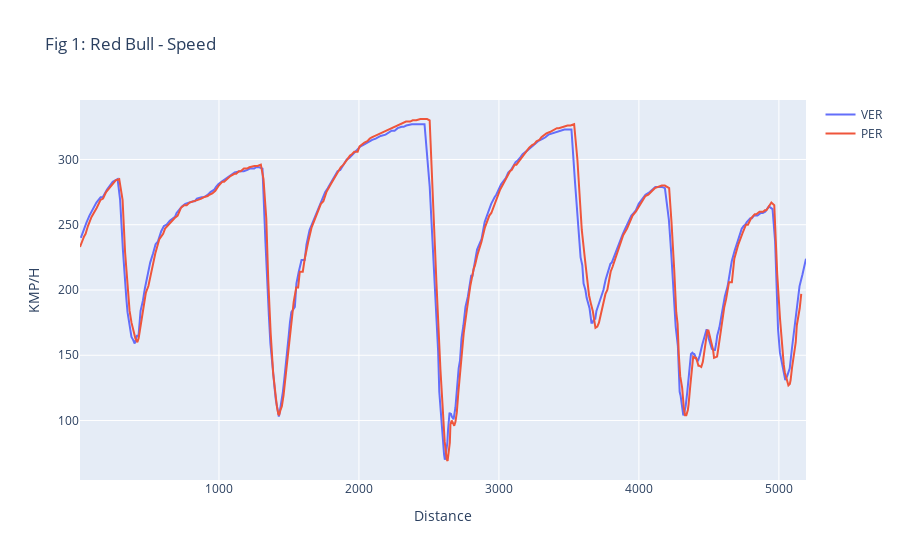

Source (notebook cell):
### Code cell
# Figure 1
fig1  = go.Figure()
fig1.add_trace(go.Scatter(x=VER_q['Distance'],y=VER_q['Speed'],name='VER'))
fig1.add_trace(go.Scatter(x=PER_q['Distance'],y=PER_q['Speed'],name='PER'))
fig1.update_layout(title_text='Fig 1: Red Bull - Speed').update_xaxes(title='Distance').update_yaxes(title='KMP/H')

### Figure 1 — Plotly figure (JSON) as saved in the notebook; plotly's stock layout.template omitted (floating-point values rounded to 4 significant figures; data arrays with more than 128 entries replaced by an {"elided": "..."} marker saying what was removed)
{"data": [{"name": "VER", "type": "scatter", "x": {"elided": "309 float values"}, "y": {"elided": "309 int values"}}, {"name": "PER", "type": "scatter", "x": {"elided": "309 float values"}, "y": {"elided": "309 int values"}}], "layout": {"title": {"text": "Fig 1: Red Bull - Speed"}, "xaxis": {"title": {"text": "Distance"}}, "yaxis": {"title": {"text": "KMP/H"}}}}
